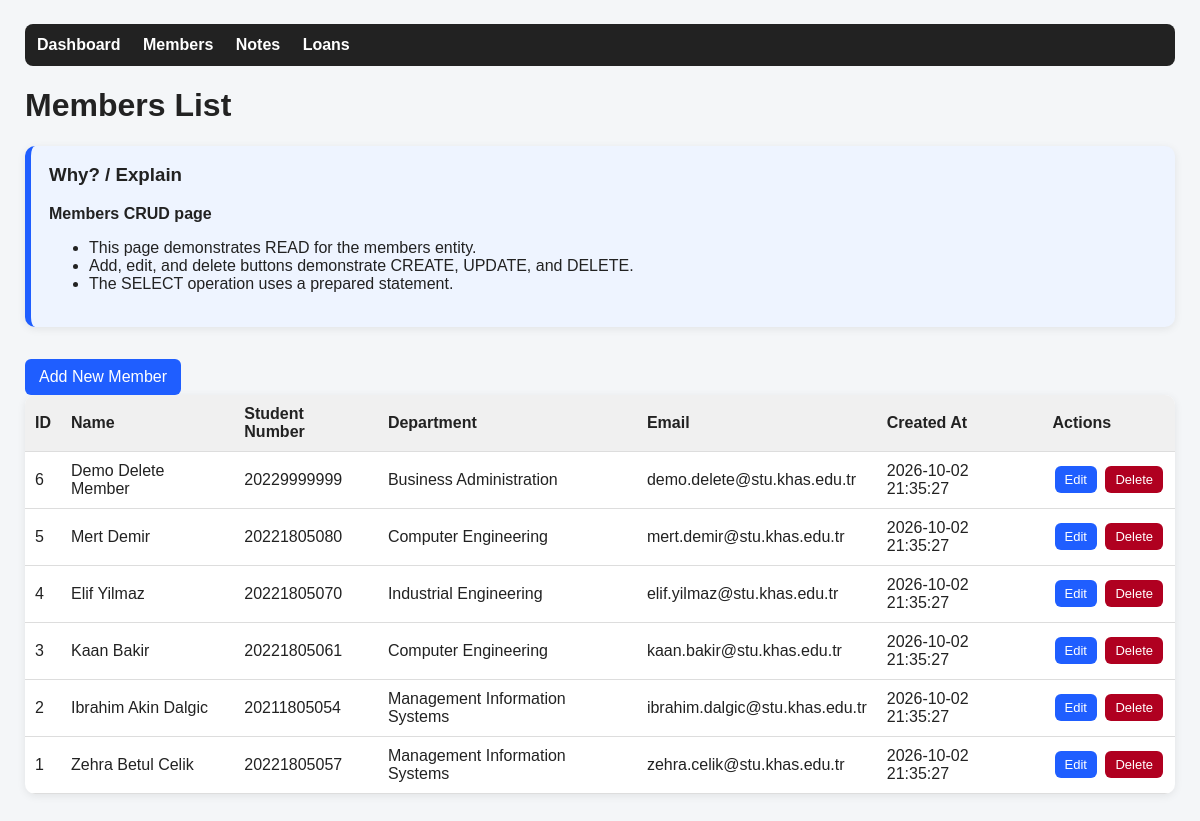
Screenshot of /members/list.php with the database file from the repository.
### tables this page shows
CREATE TABLE members (
    member_id INT AUTO_INCREMENT PRIMARY KEY,
    name VARCHAR(100) NOT NULL,
    student_number VARCHAR(20) NOT NULL UNIQUE,
    department VARCHAR(100) NOT NULL,
    email VARCHAR(150) NOT NULL UNIQUE,
    created_at DATETIME DEFAULT CURRENT_TIMESTAMP
);

### members/list.php (the view, shortened to what this page needs)
<?php
require_once __DIR__ . "/../config/db_connect.php";
require_once __DIR__ . "/../includes/functions.php";
$stmt = $conn->prepare("SELECT member_id, name, student_number, department, email, created_at FROM members ORDER BY member_id DESC");
$stmt->execute();
$result = $stmt->get_result();
?>
<a class="button" href="add.php">Add New Member</a>
<table>
    <thead>
        <tr>
            <th>ID</th>
            <th>Name</th>
            <th>Student Number</th>
            <th>Department</th>
            <th>Email</th>
            <th>Created At</th>
            <th>Actions</th>
        </tr>
    </thead>
    <tbody>
        <?php while ($row = $result->fetch_assoc()): ?>
            <tr>
                <td><?php echo e($row['member_id']); ?></td>
                <td><?php echo e($row['name']); ?></td>
                <td><?php echo e($row['student_number']); ?></td>
                <td><?php echo e($row['department']); ?></td>
                <td><?php echo e($row['email']); ?></td>
                <td><?php echo e($row['created_at']); ?></td>
                <td class="actions">
                    <a class="button small" href="edit.php?id=<?php echo e($row['member_id']); ?>">Edit</a>
                    <a class="button small danger" href="delete.php?id=<?php echo e($row['member_id']); ?>">Delete</a>
                </td>
            </tr>
        <?php endwhile; ?>
    </tbody>
</table>

### assets/style.css (style rules this page uses)
body { font-family: Arial, sans-serif; background: #f4f6f8; color: #222; margin: 0; }
.card, form, table, .explain { background: white; border-radius: 10px; padding: 18px; margin-bottom: 18px; box-shadow: 0 2px 8px rgba(0,0,0,0.08); }
button, .button { display: inline-block; background: #1f5eff; color: white !important; padding: 9px 14px; border: none; border-radius: 6px; text-decoration: none; margin-top: 14px; cursor: pointer; }
.button.danger { background: #b00020; }
.button.small { padding: 6px 10px; font-size: 13px; margin: 2px; }
table { width: 100%; border-collapse: collapse; overflow: hidden; }
th, td { border-bottom: 1px solid #ddd; padding: 10px; text-align: left; }
th { background: #f0f0f0; }
.actions { white-space: nowrap; }

### rows the page displays
members: member_id "6", name "Demo Delete Member", student_number "20229999999", department "Business Administration", email "demo.delete@stu.khas.edu.tr", created_at "2026-10-02 21:35:27"
members: member_id "5", name "Mert Demir", student_number "20221805080", department "Computer Engineering", email "mert.demir@stu.khas.edu.tr", created_at "2026-10-02 21:35:27"
members: member_id "4", name "Elif Yilmaz", student_number "20221805070", department "Industrial Engineering", email "elif.yilmaz@stu.khas.edu.tr", created_at "2026-10-02 21:35:27"
members: member_id "3", name "Kaan Bakir", student_number "20221805061", department "Computer Engineering", email "kaan.bakir@stu.khas.edu.tr", created_at "2026-10-02 21:35:27"
members: member_id "2", name "Ibrahim Akin Dalgic", student_number "20211805054", department "Management Information Systems", email "ibrahim.dalgic@stu.khas.edu.tr", created_at "2026-10-02 21:35:27"
members: member_id "1", name "Zehra Betul Celik", student_number "20221805057", department "Management Information Systems", email "zehra.celik@stu.khas.edu.tr", created_at "2026-10-02 21:35:27"

### other values shown
$title "Members List"
$title "Members CRUD page"
$item "This page demonstrates READ for the members entity."
$item "Add, edit, and delete buttons demonstrate CREATE, UPDATE, and DELETE."
$item "The SELECT operation uses a prepared statement."
